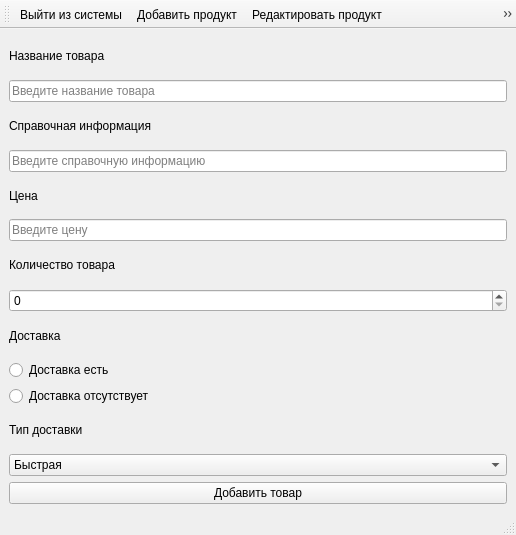
<?xml version="1.0" encoding="UTF-8"?>
<ui version="4.0">
 <class>WorkerAddDelivery</class>
 <widget class="QMainWindow" name="WorkerAddDelivery">
  <property name="geometry">
   <rect>
    <x>0</x>
    <y>0</y>
    <width>516</width>
    <height>535</height>
   </rect>
  </property>
  <property name="minimumSize">
   <size>
    <width>516</width>
    <height>535</height>
   </size>
  </property>
  <property name="windowTitle">
   <string>MainWindow</string>
  </property>
  <widget class="QWidget" name="centralwidget">
   <layout class="QHBoxLayout" name="horizontalLayout">
    <item>
     <layout class="QVBoxLayout" name="verticalLayout">
      <item>
       <widget class="QLabel" name="label">
        <property name="text">
         <string>Название товара</string>
        </property>
       </widget>
      </item>
      <item>
       <widget class="QLineEdit" name="lineEditName">
        <property name="placeholderText">
         <string>Введите название товара</string>
        </property>
       </widget>
      </item>
      <item>
       <widget class="QLabel" name="label_2">
        <property name="text">
         <string>Справочная информация</string>
        </property>
       </widget>
      </item>
      <item>
       <widget class="QLineEdit" name="lineEditInfo">
        <property name="placeholderText">
         <string>Введите справочную информацию</string>
        </property>
       </widget>
      </item>
      <item>
       <widget class="QLabel" name="label_5">
        <property name="text">
         <string>Цена</string>
        </property>
       </widget>
      </item>
      <item>
       <widget class="QLineEdit" name="lineEditPrice">
        <property name="placeholderText">
         <string>Введите цену</string>
        </property>
       </widget>
      </item>
      <item>
       <widget class="QLabel" name="label_6">
        <property name="text">
         <string>Количество товара</string>
        </property>
       </widget>
      </item>
      <item>
       <widget class="QSpinBox" name="spinBoxCount">
        <property name="maximum">
         <number>1000</number>
        </property>
       </widget>
      </item>
      <item>
       <widget class="QLabel" name="label_3">
        <property name="text">
         <string>Доставка</string>
        </property>
       </widget>
      </item>
      <item>
       <widget class="QRadioButton" name="radioButton">
        <property name="text">
         <string>Доставка есть</string>
        </property>
       </widget>
      </item>
      <item>
       <widget class="QRadioButton" name="radioButton_2">
        <property name="text">
         <string>Доставка отсутствует</string>
        </property>
       </widget>
      </item>
      <item>
       <widget class="QLabel" name="label_4">
        <property name="text">
         <string>Тип доставки</string>
        </property>
       </widget>
      </item>
      <item>
       <widget class="QComboBox" name="comboBox">
        <item>
         <property name="text">
          <string>Быстрая</string>
         </property>
        </item>
        <item>
         <property name="text">
          <string>Медленная</string>
         </property>
        </item>
       </widget>
      </item>
      <item>
       <widget class="QPushButton" name="pushButtonAdd">
        <property name="text">
         <string>Добавить товар</string>
        </property>
       </widget>
      </item>
     </layout>
    </item>
   </layout>
  </widget>
  <widget class="QMenuBar" name="menubar">
   <property name="geometry">
    <rect>
     <x>0</x>
     <y>0</y>
     <width>516</width>
     <height>37</height>
    </rect>
   </property>
  </widget>
  <widget class="QStatusBar" name="statusbar"/>
  <widget class="QToolBar" name="toolBar">
   <property name="windowTitle">
    <string>toolBar</string>
   </property>
   <attribute name="toolBarArea">
    <enum>TopToolBarArea</enum>
   </attribute>
   <attribute name="toolBarBreak">
    <bool>false</bool>
   </attribute>
   <addaction name="action_1"/>
   <addaction name="action_2"/>
   <addaction name="action_3"/>
   <addaction name="action_4"/>
  </widget>
  <action name="action_1">
   <property name="text">
    <string>Выйти из системы</string>
   </property>
   <property name="shortcut">
    <string>Esc</string>
   </property>
   <property name="menuRole">
    <enum>QAction::NoRole</enum>
   </property>
  </action>
  <action name="action_3">
   <property name="text">
    <string>Редактировать продукт</string>
   </property>
   <property name="menuRole">
    <enum>QAction::NoRole</enum>
   </property>
  </action>
  <action name="action_4">
   <property name="text">
    <string>Просмотр доставок</string>
   </property>
   <property name="menuRole">
    <enum>QAction::NoRole</enum>
   </property>
  </action>
  <action name="action_2">
   <property name="text">
    <string>Добавить продукт</string>
   </property>
   <property name="menuRole">
    <enum>QAction::NoRole</enum>
   </property>
  </action>
 </widget>
 <resources/>
 <connections/>
</ui>
